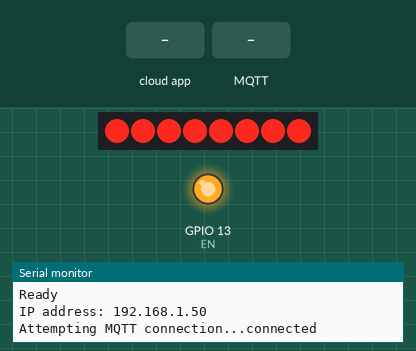
Simulated run of this sketch. Board: ESP8266 (NodeMCU). Parts: 8 shift-register outputs drawn as a row of LEDs (first output left, lit = HIGH), output pins drawn as LEDs (lit = HIGH), the last lines printed to the serial monitor. Wiring (inferred from the names in the program): shift register (74HC595): data GPIO 12; shift clock GPIO 16; latch GPIO 14. Wiring (inferred from the signals the program sends): row of LEDs: on Q0, Q1, Q2, Q3, Q4, Q5, Q6, Q7. The test bench sets the inputs (shaded band). WiFi joins after 1.5 s; servers stay silent unless stated; random numbers use the default seed unless the sketch sets one; no MQTT or app messages arrive unless stated; pins used as bus, display or sensor lines are not drawn.

Above: at 2.9 s.
3.0 s: the phone or cloud app sets Light to 64
At 3.7 s:
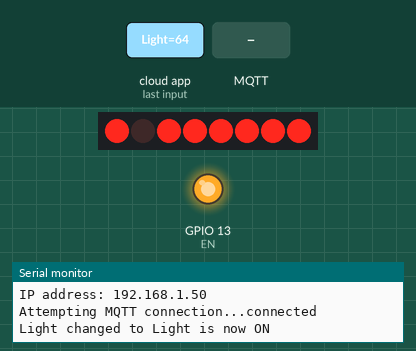
4.5 s: the phone or cloud app sets Fan to 64
At 4.8 s:
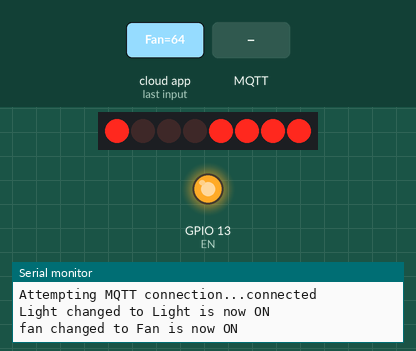
6.0 s: MQTT message "b" arrives on the first subscribed topic
At 7.2 s:
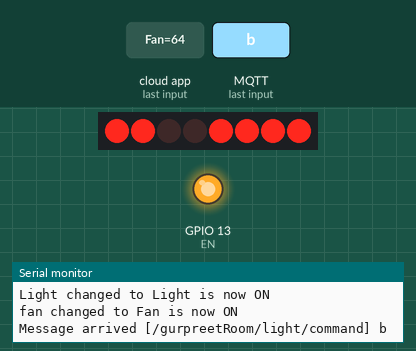
7.5 s: the phone or cloud app sets Light to 128
At 8.3 s:
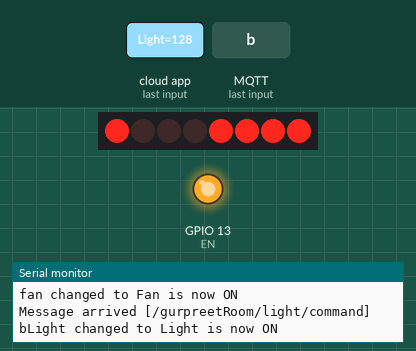
9.0 s: the phone or cloud app sets Fan to 0
At 9.4 s:
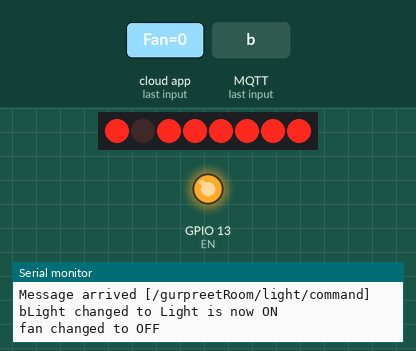
10.5 s: the phone or cloud app sets Fan to 128
At 11.8 s:
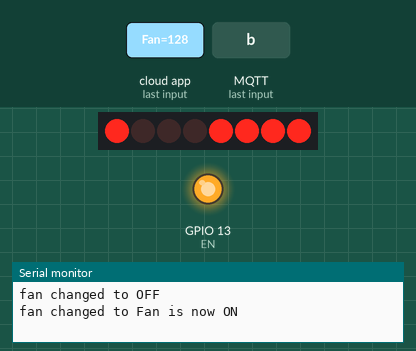
Timing chart, 0 to 13.0 s (numbered marks = the images above; inputs shaded):
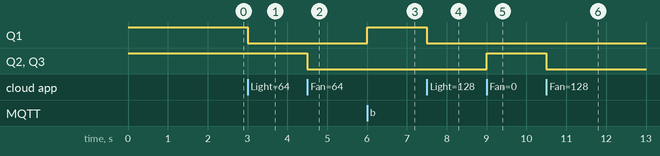

Measured:
- after the input at 3.0 s, Q1: HIGH → LOW at once
- after the input at 4.5 s, Q2, Q3: HIGH → LOW at once
- after the input at 6.0 s, Q1: LOW → HIGH at once
- after the input at 7.5 s, Q1: HIGH → LOW at once
- after the input at 9.0 s, Q2, Q3: LOW → HIGH at once
- after the input at 10.5 s, Q2, Q3: HIGH → LOW at once

The sketch:

Gurpreet_BedRoom.ino
```cpp
#include <ESP8266WiFi.h>
#include <PubSubClient.h>   //required for mqtt
#include <Espalexa.h>    //required for alexa
#include <ESP8266mDNS.h>
#include <WiFiUdp.h>
#include <ArduinoOTA.h>

#define SH_CP 16
#define ST_CP 14
#define DS    12
#define EN    13

#define latchPin ST_CP
#define clockPin SH_CP
#define dataPin DS

#define lightRelay              B01000000
#define lightPin                1
#define fanRelay                B00110000
#define fanPin                  2

int data = B00000000;

const char* ssid = "Tenda_E0B350";
const char* password = "meetupper430";
const char* mqtt_server = "192.168.0.108";

void lightChanged(EspalexaDevice* dev);   //callback functions //callback type, contains device pointer
void fanChanged(EspalexaDevice* dev);   //callback functions //callback type, contains device pointer

WiFiClient espClient;
PubSubClient client(espClient);

Espalexa espalexa;    //esp alexa device

EspalexaDevice* Light;
EspalexaDevice* Fan;

long lastMsg = 0;
char msg[50];
int value = 0;

void setup_wifi() {
  delay(10);
  // We start by connecting to a WiFi network
  Serial.println();
  Serial.print("Connecting to ");
  Serial.println(ssid);
  WiFi.hostname("ESP_Bedroom");
  WiFi.mode(WIFI_STA);
  WiFi.begin(ssid, password);

  while (WiFi.status() != WL_CONNECTED) {
    delay(500);
    Serial.print(".");
  }

  randomSeed(micros());

  Serial.println("");
  Serial.println("WiFi connected");
  Serial.println("IP address: ");
  Serial.println(WiFi.localIP());
}

void writeData(int pin, int value){
  if(pin==lightPin){
    value ? data|=lightRelay : data&=~(lightRelay);
  }
  else if(pin==fanPin){
    value ? data|=fanRelay : data&=~(fanRelay);
  }
  digitalWrite(latchPin, LOW);
  shiftOut(dataPin, clockPin, LSBFIRST, data);
  digitalWrite(latchPin, HIGH);
}

void callback(char* topic, byte* payload, unsigned int length) {
  Serial.print("\nMessage arrived [");
  Serial.print(topic);
  Serial.print("] ");
  for (int i = 0; i < length; i++) {
    Serial.print((char)payload[i]);
  }
  if ((char)payload[0] == 'a'){
    writeData(lightPin, 1);
    client.publish("/gurpreetRoom/light/state", "a");
  }
  else if((char)payload[0] == 'b'){
    writeData(lightPin, 0);
    client.publish("/gurpreetRoom/light/state", "b");
  }
  else if ((char)payload[0] == 'c'){
    writeData(fanPin, 1);
    client.publish("/gurpreetRoom/fan/state", "c");
  }
  else if((char)payload[0] == 'd'){
    writeData(fanPin, 0);
    client.publish("/gurpreetRoom/fan/state", "d");
  }
}

void reconnect() {
  // Loop until we're reconnected
  while (!client.connected()) {
    Serial.print("Attempting MQTT connection...");
    // Create a random client ID
    String clientId = "lens_5kchta2dWhdRS2AQz0TeTuhplPE";
    clientId += String(random(0xffff), HEX);
    // Attempt to connect
    if (client.connect(clientId.c_str(),"mqtt-connect-user", "1234")) {
      Serial.println("connected");
      client.subscribe("/gurpreetRoom/light/command");
      client.subscribe("/gurpreetRoom/fan/command");
    } else {
      Serial.print("failed, rc=");
      Serial.print(client.state());
      Serial.println(" try again in 5 seconds");
      // Wait 5 seconds before retrying
      delay(5000);
    }
  }
}

void setup() {
  Serial.begin(115200);
  setup_wifi();
  client.setServer(mqtt_server, 1883);
  client.setCallback(callback);

  ArduinoOTA.onStart([]() {
    String type;
    if (ArduinoOTA.getCommand() == U_FLASH) {
      type = "sketch";
    } else { // U_FS
      type = "filesystem";
    }

    // NOTE: if updating FS this would be the place to unmount FS using FS.end()
    Serial.println("Start updating " + type);
  });
  ArduinoOTA.onEnd([]() {
    Serial.println("\nEnd");
  });
  ArduinoOTA.onProgress([](unsigned int progress, unsigned int total) {
    Serial.printf("Progress: %u%%\r", (progress / (total / 100)));
  });
  ArduinoOTA.onError([](ota_error_t error) {
    Serial.printf("Error[%u]: ", error);
    if (error == OTA_AUTH_ERROR) {
      Serial.println("Auth Failed");
    } else if (error == OTA_BEGIN_ERROR) {
      Serial.println("Begin Failed");
    } else if (error == OTA_CONNECT_ERROR) {
      Serial.println("Connect Failed");
    } else if (error == OTA_RECEIVE_ERROR) {
      Serial.println("Receive Failed");
    } else if (error == OTA_END_ERROR) {
      Serial.println("End Failed");
    }
  });
  ArduinoOTA.begin();
  Serial.println("Ready");
  Serial.print("IP address: ");
  Serial.println(WiFi.localIP());

  Light = new EspalexaDevice("Light", lightChanged, EspalexaDeviceType::onoff); //ON - OFF light
  espalexa.addDevice(Light);
  Fan = new EspalexaDevice("Fan", fanChanged, EspalexaDeviceType::onoff); //ON - OFF fan
  espalexa.addDevice(Fan);

  espalexa.begin();
  pinMode(EN, OUTPUT);
  digitalWrite(EN, LOW);      //donot read the noise - 74hc595
  pinMode(SH_CP, OUTPUT);
  pinMode(ST_CP, OUTPUT);
  pinMode(DS, OUTPUT);
  delay(200);
  digitalWrite(EN, HIGH);
  digitalWrite(latchPin, LOW);
  shiftOut(dataPin, clockPin, LSBFIRST, data);
  digitalWrite(latchPin, HIGH);
}

void loop() {
  ArduinoOTA.handle();
  if (!client.connected()) {
    reconnect();
  }
  client.loop();
  if(WiFi.status() != WL_CONNECTED) setup_wifi();   //if wifi disconnects try reconnecting
  espalexa.loop();        //look for alexa commands
  delay(1);
}

void lightChanged(EspalexaDevice* d) {    //call back function
  if (d == nullptr) return; //this is good practice, but not required
  Serial.print("Light changed to ");
  if (d->getValue()){
    Serial.println("Light is now ON");
    writeData(lightPin, 1);
    client.publish("/gurpreetRoom/light/state", "a");
  }
  else {
    Serial.println("OFF");
    writeData(lightPin, 0);
    client.publish("/gurpreetRoom/light/state", "b");
  }
}

void fanChanged(EspalexaDevice* d) {    //call back function
  if (d == nullptr) return; //this is good practice, but not required
  Serial.print("fan changed to ");
  if (d->getValue()){
    Serial.println("Fan is now ON");
    writeData(fanPin, 1);
    client.publish("/gurpreetRoom/fan/state", "c");
  }
  else {
    Serial.println("OFF");
    writeData(fanPin, 0);
    client.publish("/gurpreetRoom/fan/state", "d");
  }
}
```
